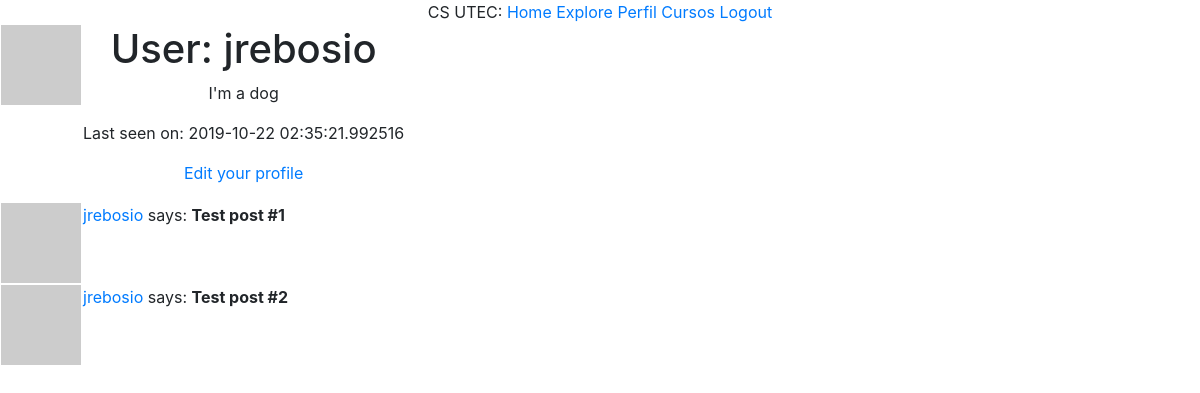
Before: /user/jrebosio (signed in) with the older database file.
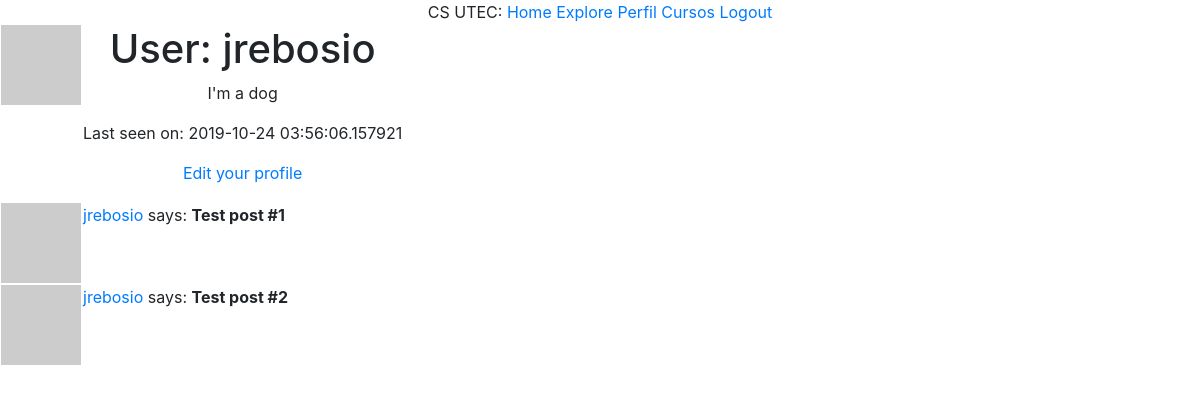
After: the same page with the newer database file.
### app/models.py (models this page shows, shortened)
class User(UserMixin, db.Model):
    id = db.Column(db.Integer, primary_key=True)
    username = db.Column(db.String(70), index = True, unique = True)
    email = db.Column(db.String(90), index = True, unique = True)
    password_hash = db.Column(db.String(110))
    posts = db.relationship('Post', backref='author', lazy='dynamic')
    gender = db.Column(db.String(5))
    about_me = db.Column(db.String(140))
    last_seen = db.Column(db.DateTime, default=datetime.utcnow)
    followed = db.relationship(
        'User', secondary=followers,
        primaryjoin=(followers.c.follower_id == id),
        secondaryjoin=(followers.c.followed_id == id),
        backref=db.backref('followers', lazy='dynamic'), lazy='dynamic')
    def avatar(self, size):
        digest = md5(self.email.lower().encode('utf-8')).hexdigest()
        return 'https://www.gravatar.com/avatar/{}?d=identicon&s={}'.format(digest, size)

### app/routes.py (the view)
@app.route('/user/<username>')
@login_required
def user(username):
    user = User.query.filter_by(username=username).first_or_404()
    posts = [
        {'author': user, 'body': 'Test post #1'},
        {'author': user, 'body': 'Test post #2'}
    ]
    return render_template('user.html', user=user, posts=posts)

### app/models.py (called while the page is built)
@login.user_loader
def load_user(id):
    return User.query.get(int(id))

### app/routes.py (called while the page is built)
@app.before_request
def before_request():
    if current_user.is_authenticated:
        current_user.last_seen = datetime.utcnow()
        db.session.commit()

### app/templates/user.html
{% extends "base.html" %}
{% block content %}
  <table>
        <tr valign="top">
            <td><img src="{{ user.avatar(128) }}"></td>
            <td>
                <h1>User: {{ user.username }}</h1>
                {% if user.about_me %}<p>{{ user.about_me }}</p>{% endif %}
                {% if user.last_seen %}<p>Last seen on: {{ user.last_seen }}</p>{% endif %}
                {% if user == current_user %}
                <p><a href="{{ url_for('edit_profile') }}">Edit your profile</a></p>
                {% elif not current_user.is_following(user) %}
                <p><a href="{{ url_for('follow', username=user.username) }}">Follow</a></p>
		{% else %}
		<p><a href="{{ url_for('unfollow', username=user.username) }}">Unfollow</a></p>
                {% endif %}
            </td>
        </tr>
  </table>
    {% for post in posts %}
        {% include "_post.html" %}
    {% endfor %}
{% endblock %}

### app/templates/base.html (shortened to what this page needs)
<!DOCTYPE html>
<html lang="es">
	<head>
		<link rel="stylesheet" href="/static/css/bootstrap-grid.min.css">
		<link rel="stylesheet" href="/static/css/bootstrap.css">
	</head>
	<body >
		<div class="container text-center">
			<div class="row justify-content-center">
				<div class="col">CS UTEC:
					<a href="{{ url_for('index') }}">Home</a>
					{% if current_user.is_anonymous %}
					<a href="{{ url_for('login') }}">LogIn</a>
					{% else %}
					<a href="{{ url_for('explore') }}">Explore</a>
					<a href="{{ url_for('user', username=current_user.username) }}">Perfil</a>
					<a href="{{ url_for('cursos') }}" >Cursos</a>
					<a href="{{ url_for('logout') }}">Logout</a>
					{% endif %}
				</div>
			</div>
		</div>
		<div style = "text-align: center">
		{% block content %}
		{% endblock %}
		</div>
	</body>
</html>

### app/templates/_post.html
  <table style = "text-align: center">
        <tr valign="top">
            <td><img src="{{ post.author.avatar(36) }}"></td>
            <td>
                <a href="{{ url_for('user', username=post.author.username) }}">
                    {{ post.author.username }}
                </a>
                says: <b>{{ post.body }}</b>
            </td>
        </tr>
    </table>

Changed rows visible on the page:
changed User "jrebosio": last_seen "2019-10-22 02:35:21.992516" → "2019-10-24 03:56:06.157921"
